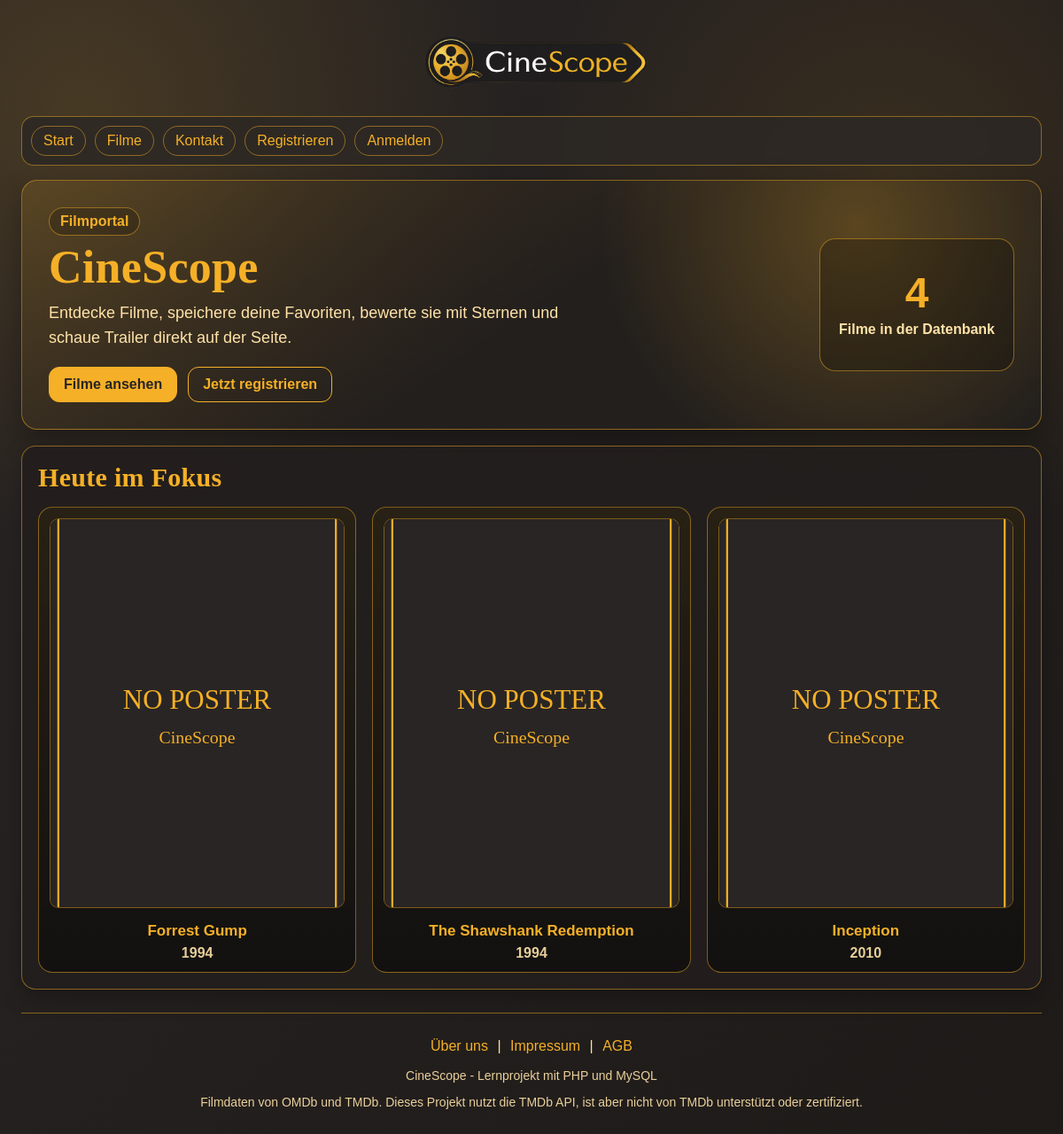
Page /start.php on the committed database.
### tables this page shows
CREATE TABLE IF NOT EXISTS films
(
    id INT PRIMARY KEY AUTO_INCREMENT,
    imdbID VARCHAR(20) NOT NULL,
     
    tmdbID VARCHAR(20) NULL,
    title VARCHAR(200) NOT NULL,
    year VARCHAR(20),
    runtime VARCHAR(40),
    poster TEXT,
    plot TEXT,
    language VARCHAR(200),
    country VARCHAR(200),
    imdbRating VARCHAR(10),
     
    trailer_key VARCHAR(30) NULL,
    UNIQUE (imdbID),
    UNIQUE (tmdbID)
);

### start.php (the view, shortened to what this page needs)
<?php
$siteName = 'CineScope';
$gesamt = 0;
$startFilme = [];
try {
    $pdo = getPDO();
    $gesamt = (int) $pdo->query("SELECT COUNT(id) FROM films")->fetchColumn();
    $startSql = "
        SELECT id, title, year, poster
        FROM films
        ORDER BY RAND()
        LIMIT 3
    ";
    $startFilme = $pdo->query($startSql)->fetchAll(PDO::FETCH_ASSOC);
} catch (PDOException $e) {
    $fehler = reportAppError($e);
}
?>
<!doctype html>
<html lang="de">
<head>
    <link rel="stylesheet" href="css/index.css?v=2">
</head>
<body>
    <?php require __DIR__ . '/views/partials/nav.php'; ?>
    <main class="page-shell start-page-shell">
        <section class="hero-box start-hero">
            <div class="start-hero-text">
                <p class="start-label">Filmportal</p>
                <h1><?php echo htmlspecialchars($siteName); ?></h1>
                <p>
                    Entdecke Filme, speichere deine Favoriten,
                    bewerte sie mit Sternen und schaue Trailer direkt auf der Seite.
                </p>
                <div class="start-hero-actions">
                    <a href="index.php">Filme ansehen</a>
                    <?php if (!isset($_SESSION['user_login']) || $_SESSION['user_login'] !== true): ?>
                        <a href="register.php">Jetzt registrieren</a>
                    <?php else: ?>
                        <a href="profile.php">Mein Profil</a>
                    <?php endif; ?>
                </div>
            </div>
            <div class="start-hero-info">
                <strong><?php echo (int) $gesamt; ?></strong>
                <span>Filme in der Datenbank</span>
            </div>
        </section>
        <?php if (!empty($startFilme)): ?>
            <section class="start-filme-box">
                <h2>Heute im Fokus</h2>
                <div class="start-filme-grid">
                    <?php foreach ($startFilme as $film): ?>
                        <article class="start-film-card">
                            <a href="film.php?id=<?php echo (int) $film['id']; ?>" class="start-film-link">
                                <?php
                                $poster = isset($film['poster']) ? trim((string) $film['poster']) : '';
                                ?>
                                <?php if ($poster !== '' && strtoupper($poster) !== 'N/A'): ?>
                                    <img
                                        src="<?php echo htmlspecialchars($poster); ?>"
                                        onerror="this.onerror=null;this.src='bilder/placeholder.svg';"
                                        alt="<?php echo htmlspecialchars((string) ($film['title'] ?? 'Film')); ?>"
                                        class="start-film-poster"
                                    >
                                <?php else: ?>
                                    <div class="start-film-no-poster">Kein Poster</div>
                                <?php endif; ?>
                            </a>
                            <p class="start-film-title">
                                <a href="film.php?id=<?php echo (int) $film['id']; ?>">
                                    <?php echo htmlspecialchars((string) ($film['title'] ?? 'Unbekannt')); ?>
                                </a>
                            </p>
                            <p class="start-film-year"><?php echo htmlspecialchars((string) ($film['year'] ?? '')); ?></p>
                        </article>
                    <?php endforeach; ?>
                </div>
            </section>
        <?php endif; ?>
    </main>
    <?php require __DIR__ . '/views/partials/footer.php'; ?>
</body>
</html>

### css/index.css (style rules this page uses)
:root { --gold:#F5B027;--gold-soft:#ffe3a8;--dark:#292524;--dark-2:#1e1a18;--panel:rgba(35,31,29,0.9);--panel-2:rgba(45,40,37,0.86);--line:rgba(245,176,39,0.48);--ok:#9effa0;--bad:#ff8b8b }
* { box-sizing:border-box }
body { font-family:"Trebuchet MS","Lucida Sans Unicode","Lucida Grande",sans-serif;margin:0;padding:24px;min-height:100vh;color:var(--gold-soft);background:radial-gradient(circle at 8% 10%,rgba(245,176,39,0.15) 0%,transparent 30%),radial-gradient(circle at 84% 16%,rgba(245,176,39,0.1) 0%,transparent 28%),linear-gradient(130deg,var(--dark) 0%,var(--dark-2) 100%) }
.page-shell { max-width:1200px;margin:0 auto }
.start-page-shell { display:grid;gap:16px }
.start-page-shell>.hero-box,.start-page-shell>.user-box,.start-page-shell>.start-filme-box { margin:0 }
h1,h2,h3 { font-family:"Cambria","Palatino Linotype","Book Antiqua",serif;letter-spacing:0.3px }
.hero-box { border:1px solid var(--line);border-radius:18px;background:linear-gradient(160deg,rgba(245,176,39,0.12) 0%,transparent 55%),var(--panel);box-shadow:0 14px 30px rgba(0,0,0,0.3);padding:18px;margin-bottom:16px }
h1 { margin:0 0 10px;color:var(--gold) }
a { color:var(--gold);text-decoration:none }
.start-filme-box { border:1px solid var(--line);border-radius:16px;background:var(--panel);box-shadow:0 10px 24px rgba(0,0,0,0.25);padding:14px;margin-bottom:16px }
.start-filme-box h2 { margin:0 0 12px;color:var(--gold) }
.start-filme-grid { display:grid !important;grid-template-columns:repeat(3,minmax(0,1fr)) !important;align-items:start;gap:12px;width:100% }
.start-film-card { border:1px solid var(--line);border-radius:12px;background:rgba(20,18,17,0.72);padding:8px;text-align:center;max-width:none;width:100%;margin:0;position:relative;overflow:hidden;transition:transform 0.22s ease,box-shadow 0.22s ease,border-color 0.22s ease }
.start-film-link { display:block;border-radius:10px;overflow:hidden }
.start-film-poster { width:100%;height:420px;object-fit:contain;border:1px solid var(--line);border-radius:10px;background:#0f0e0d;transition:transform 0.28s ease,filter 0.28s ease }
.start-film-title { margin:10px 0 6px;font-weight:bold;transition:color 0.22s ease }
.start-film-year { margin:0;opacity:0.9 }
.start-page-shell { gap:18px !important }
.start-hero { display:grid !important;grid-template-columns:minmax(0,1fr) 220px !important;align-items:center !important;gap:20px !important;padding:30px !important;min-height:230px !important;background:radial-gradient(circle at 82% 18%,rgba(245,176,39,0.26),transparent 30%),linear-gradient(145deg,rgba(245,176,39,0.14),rgba(35,31,29,0.94) 52%) !important }
.start-label { display:inline-block;margin:0 0 10px !important;border:1px solid var(--line);border-radius:999px;padding:6px 12px;color:var(--gold);background:rgba(0,0,0,0.18);font-weight:bold }
.start-hero h1 { font-size:52px;line-height:1;margin:0 0 12px !important }
.start-hero-text>p:not(.start-label) { max-width:620px;font-size:18px;line-height:1.55;margin:0 0 18px }
.start-hero-actions { display:flex;flex-wrap:wrap;gap:12px }
.start-hero-actions a { display:inline-block;border:1px solid var(--gold);border-radius:12px;padding:10px 16px;background:var(--gold);color:var(--dark);font-weight:bold;text-decoration:none }
.start-hero-actions a+ a { background:transparent;color:var(--gold) }
.start-hero-info { height:150px;border:1px solid var(--line);border-radius:18px;background:rgba(0,0,0,0.22);display:flex;flex-direction:column;align-items:center;justify-content:center;text-align:center }
.start-hero-info strong { display:block;color:var(--gold);font-size:48px;line-height:1 }
.start-hero-info span { margin-top:8px;color:var(--gold-soft);font-weight:bold }
.start-filme-box { padding:18px !important }
.start-filme-box h2 { font-size:30px;margin-bottom:16px !important }
.start-filme-grid { gap:18px !important }
.start-film-card { padding:12px !important;border-radius:16px !important;background:linear-gradient(180deg,rgba(245,176,39,0.08),rgba(0,0,0,0.18)),rgba(20,18,17,0.78) !important }
.start-film-poster,.start-film-no-poster { height:440px !important;object-fit:cover !important }
.start-film-title { font-size:17px;margin-top:12px !important }
.start-film-year { color:var(--gold-soft);font-weight:bold }

### rows in the picture
films: title "Forrest Gump", year "1994"
films: title "The Shawshank Redemption", year "1994"
films: title "Inception", year "2010"

### other values in the picture
$siteName "CineScope"
$gesamt "4"
